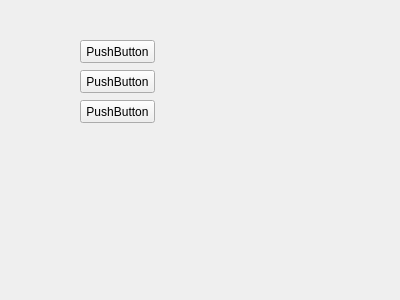
<?xml version="1.0" encoding="UTF-8"?>
<ui version="4.0">
 <class>Widget</class>
 <widget class="QWidget" name="Widget">
  <property name="geometry">
   <rect>
    <x>0</x>
    <y>0</y>
    <width>400</width>
    <height>300</height>
   </rect>
  </property>
  <property name="windowTitle">
   <string>Widget</string>
  </property>
  <widget class="QPushButton" name="pushBtn1">
   <property name="geometry">
    <rect>
     <x>80</x>
     <y>40</y>
     <width>75</width>
     <height>23</height>
    </rect>
   </property>
   <property name="text">
    <string>PushButton</string>
   </property>
  </widget>
  <widget class="QPushButton" name="pushBtn2">
   <property name="geometry">
    <rect>
     <x>80</x>
     <y>70</y>
     <width>75</width>
     <height>23</height>
    </rect>
   </property>
   <property name="text">
    <string>PushButton</string>
   </property>
  </widget>
  <widget class="QPushButton" name="pushBtn3">
   <property name="geometry">
    <rect>
     <x>80</x>
     <y>100</y>
     <width>75</width>
     <height>23</height>
    </rect>
   </property>
   <property name="text">
    <string>PushButton</string>
   </property>
  </widget>
 </widget>
 <layoutdefault spacing="6" margin="11"/>
 <resources/>
 <connections/>
</ui>
